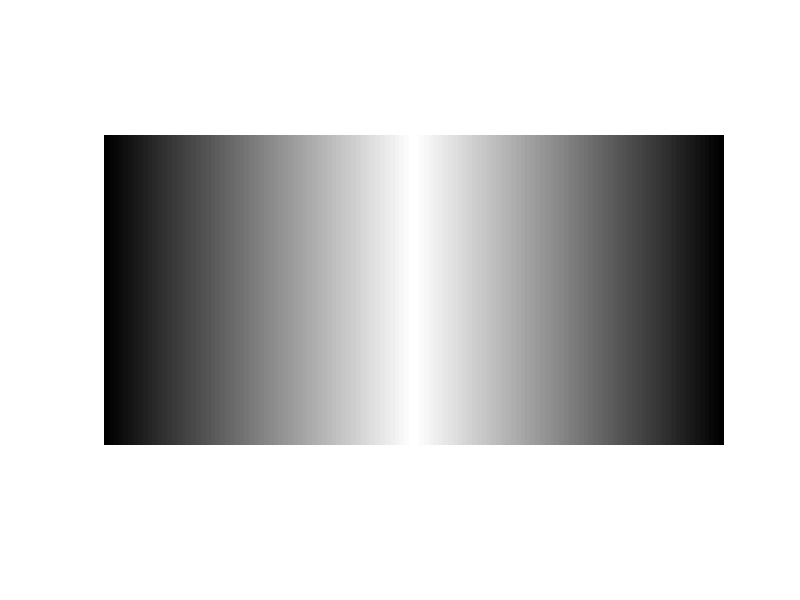

The MATLAB source for this figure:
size = 256;

picture = zeros(1, size, 'uint8');
picture(1, 1:256) = 0:255 ;
picture = repmat (picture, 256, 1);
picture_2 = fliplr(picture);
picture(:,257:512) = picture_2;

imshow(picture);